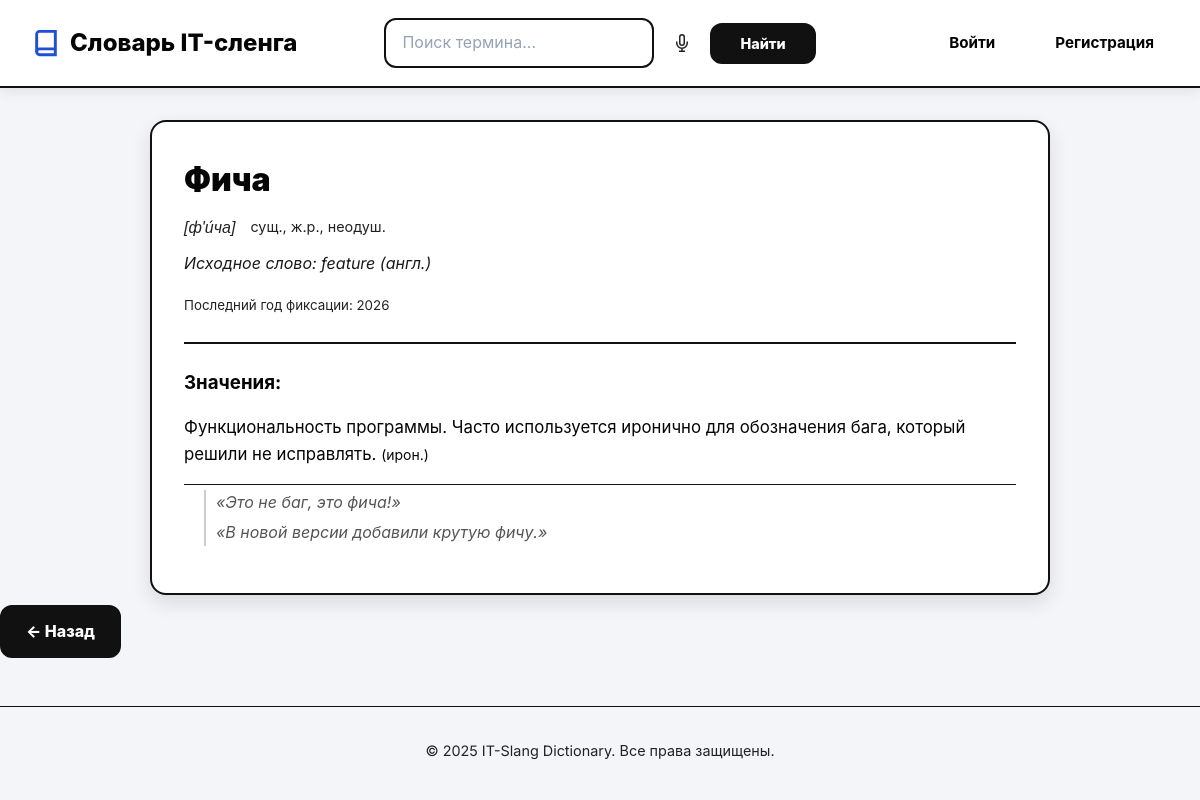
Page /term/2 on the committed database.
### models.py (models this page shows)
class Term(db.Model):
    __tablename__ = 'terms'
    id = db.Column(db.Integer, primary_key=True)
    term_name = db.Column(db.String(200), nullable=False, index=True)
    transcription = db.Column(db.String(100))  # Транскрипция произношения
    grammar_notes = db.Column(db.String(100))  # Грамматические пометы
    origin_word = db.Column(db.String(300))  # Исходное слово / заимствование
    etymology_note = db.Column(db.Text)  # Этимологическая справка
    year_fixed = db.Column(db.String(50))  # Годы фиксации термина (диапазон)
    last_year_fixed = db.Column(db.Integer)  # Последний год фиксации жаргонного слова
    origin = db.Column(db.String(300))  # Старое поле, оставляем для совместимости
    created_at = db.Column(db.DateTime, default=datetime.utcnow)
    updated_at = db.Column(db.DateTime, default=datetime.utcnow, onupdate=datetime.utcnow)
    user_id = db.Column(db.Integer, db.ForeignKey('users.id'), nullable=False)
    status_id = db.Column(db.Integer, db.ForeignKey('statuses.id'), nullable=False)
    status = db.relationship('Status', backref='terms')
    source_id = db.Column(db.Integer, db.ForeignKey('sources.id'), nullable=True)
    definitions = db.relationship('Definition', backref='term', lazy=True, cascade='all, delete-orphan')
    outgoing_relations = db.relationship('TermRelation',
                                         foreign_keys='TermRelation.term_1_id',
                                         backref='term_1',
                                         lazy=True)

class Definition(db.Model):
    __tablename__ = 'definitions'
    id = db.Column(db.Integer, primary_key=True)
    term_id = db.Column(db.Integer, db.ForeignKey('terms.id'), nullable=False)
    definition_text = db.Column(db.Text, nullable=False)
    style_note = db.Column(db.String(50))
    examples = db.relationship('Example', backref='definition', lazy=True, cascade='all, delete-orphan')

class Example(db.Model):
    __tablename__ = 'examples'
    id = db.Column(db.Integer, primary_key=True)
    definition_id = db.Column(db.Integer, db.ForeignKey('definitions.id'), nullable=False)
    example_text = db.Column(db.Text, nullable=False)

### app.py (the view)
@app.route("/term/<int:term_id>")
def term_detail(term_id):
    term = Term.query.get_or_404(term_id)
    can_view_private = (
        current_user.is_authenticated
        and (current_user.role == "admin" or term.user_id == current_user.id)
    )
    if term.status.name != PUBLISHED_STATUS and not can_view_private:
        abort(404)
    return render_template("term.html", term=term)

### templates/term.html (shortened to what this page needs)
{% extends "base.html" %}
{% block content %}
<div class="card">
    <h1 class="term-title">{{ term.term_name }}</h1>
    {% if term.transcription or term.grammar_notes %}
    <div style="margin: 10px 0; display: flex; gap: 15px; flex-wrap: wrap;">
        {% if term.transcription %}
            <span style="color: var(--text-secondary); font-style: italic; font-family: 'Lucida Sans Unicode', 'Arial Unicode MS', sans-serif;">{{ term.transcription }}</span>
        {% endif %}
        {% if term.grammar_notes %}
            <span style="color: var(--text-secondary); font-size: 0.9em;">{{ term.grammar_notes }}</span>
        {% endif %}
    </div>
    {% endif %}
    {% if term.origin_word %}
    <span class="origin">Исходное слово: {{ term.origin_word }}</span>
    {% elif term.origin %}
    <span class="origin">Происхождение: {{ term.origin }}</span>
    {% endif %}
    {% if term.year_fixed or term.last_year_fixed %}
    <div style="margin: 10px 0;">
        <small style="color: var(--text-secondary);">
            {% if term.year_fixed and term.last_year_fixed %}
                Годы фиксации: {{ term.year_fixed }} (последний год: {{ term.last_year_fixed }})
            {% elif term.year_fixed %}
                Годы фиксации: {{ term.year_fixed }}
            {% elif term.last_year_fixed %}
                Последний год фиксации: {{ term.last_year_fixed }}
            {% endif %}
        </small>
    </div>
    {% endif %}
    <hr>
    <h3>Значения:</h3>
    {% for def in term.definitions %}
        <div class="definition">
            {{ def.definition_text }}
            {% if def.style_note %} <small>({{ def.style_note }})</small>{% endif %}
        </div>
        {% if def.examples %}
            <div style="margin: 5px 0 15px 20px; border-left: 2px solid #ccc; padding-left: 10px;">
                {% for ex in def.examples %}
                    <p style="margin: 5px 0; font-style: italic; color: #555;">«{{ ex.example_text }}»</p>
                {% endfor %}
            </div>
        {% endif %}
    {% endfor %}
    {% set synonyms = [] %}
    {% set antonyms = [] %}
    {% set related = [] %}
    {% for rel in term.outgoing_relations %}
        {% if rel.relation_type.type_name == 'Синоним' %}
            {% set _ = synonyms.append(rel) %}
        {% elif rel.relation_type.type_name == 'Антоним' %}
            {% set _ = antonyms.append(rel) %}
        {% else %}
            {% set _ = related.append(rel) %}
        {% endif %}
    {% endfor %}
</div>
<a href="{{ url_for('index') }}" class="btn" style="margin-top: 10px; color: #0d6efd;">← Назад</a>
{% endblock %}

### static/css/style.css (style rules this page uses)
:root { --primary: #1f4ed8 !important; --primary-light: #dbe6ff !important; --primary-dark: #17358f !important; --accent: #f4b400; --danger: #b91c1c; --success: #047857; --bg: #f3f5f9 !important; --card-bg: #ffffff !important; --text: #050505 !important; --text-secondary: #222222 !important; --border: #111111 !important; --shadow: 0 8px 20px rgba(0, 0, 0, .11) !important; --shadow-hover: 0 12px 26px rgba(0, 0, 0, .16) !important; }
body { color: #050505 !important; background: #f3f5f9 !important; }
.header-search-submit, .btn { background: #111111 !important; color: #ffffff !important; border: 2px solid #111111 !important; border-radius: 12px !important; font-weight: 800 !important; box-shadow: none !important; transform: none !important; }
.card, .term-card, .term-examples, .admin-card, .recommendation-panel { border: 2px solid #111111 !important; box-shadow: var(--shadow) !important; }
.term-info h3 a, .term-title, .letter-header h2, .page-header h1 { color: #050505 !important; font-weight: 900 !important; }
.term-origin, .origin, .term-examples p, .term-examples-title, .page-header p { color: #1a1a1a !important; }

### templates/base.html (style rules this page uses)
:root { --primary: #6366f1; --primary-light: #818cf8; --primary-dark: #4f46e5; --primary-glow: rgba(99, 102, 241, 0.15); --bg: #f8fafc; --card-bg: #ffffff; --text: #1e293b; --text-secondary: #64748b; --border: #e2e8f0; --shadow: 0 4px 6px -1px rgba(0, 0, 0, 0.05), 0 10px 15px -3px rgba(0, 0, 0, 0.05); --shadow-hover: 0 20px 25px -5px rgba(0, 0, 0, 0.1), 0 10px 10px -5px rgba(0, 0, 0, 0.04); --radius: 16px; --radius-sm: 12px; --header-height: 88px; }
* { margin: 0; padding: 0; box-sizing: border-box; }
body { font-family: 'Inter', -apple-system, BlinkMacSystemFont, sans-serif; background: var(--bg); color: var(--text); line-height: 1.6; }
.card { background: var(--card-bg); border-radius: var(--radius); padding: 2rem; box-shadow: var(--shadow); border: 1px solid var(--border); max-width: 900px; margin: 0 auto; }
.term-title { font-size: 2rem; font-weight: 700; color: var(--primary); margin-bottom: 0.5rem; }
.origin { color: var(--text-secondary); font-style: italic; display: block; margin-bottom: 1rem; }
.definition { font-size: 1.05rem; line-height: 1.6; color: var(--text); padding: 1rem 0; border-bottom: 1px solid var(--border); }
.btn { display: inline-block; padding: 12px 24px; background: var(--primary); color: white; text-decoration: none; border-radius: 50px; font-weight: 600; transition: all 0.25s cubic-bezier(0.4, 0, 0.2, 1); box-shadow: 0 4px 14px rgba(99, 102, 241, 0.35); border: none; cursor: pointer; }
hr { border: none; border-top: 2px solid var(--border); margin: 1.5rem 0; }

### rows in the picture
Term: term_name "Фича", transcription "[ф'и́ча]", grammar_notes "сущ., ж.р., неодуш.", origin_word "feature (англ.)", last_year_fixed "2026"
Definition: definition_text "Функциональность программы. Часто используется иронично для обозначения бага, который решили не исправлять.", style_note "ирон."
Example: example_text "Это не баг, это фича!"
Example: example_text "В новой версии добавили крутую фичу."
